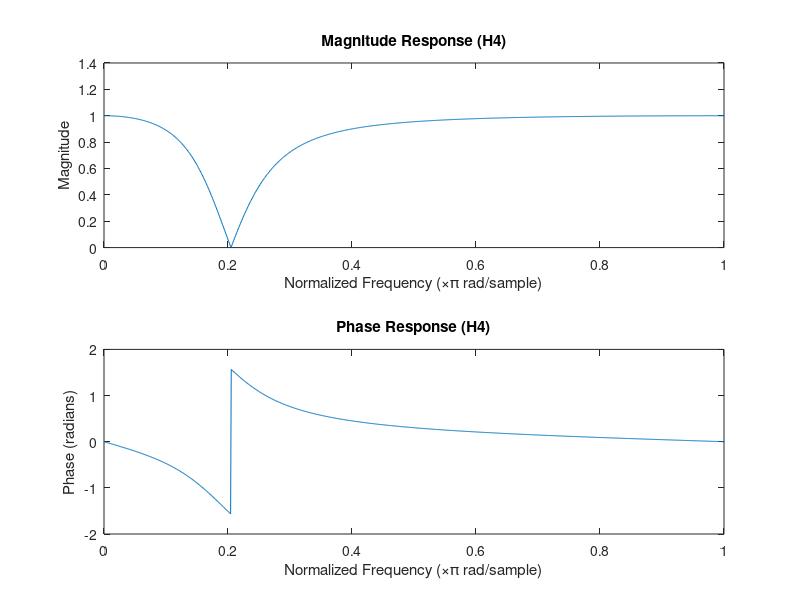

This figure's MATLAB source:
num = [0.8, -1.28, 0.8];
den = [1, -1.28, 0.6];

w = linspace(0, pi, 1000);
freq = freqz(num, den, w);
mag = abs(freq);
phase = angle(freq);

figure;
subplot(2, 1, 1);
plot(w/pi, mag);
title('Magnitude Response (H4)');
xlabel('Normalized Frequency (\times\pi rad/sample)');
ylabel('Magnitude');

subplot(2, 1, 2);
plot(w/pi, phase);
title('Phase Response (H4)');
xlabel('Normalized Frequency (\times\pi rad/sample)');
ylabel('Phase (radians)');



